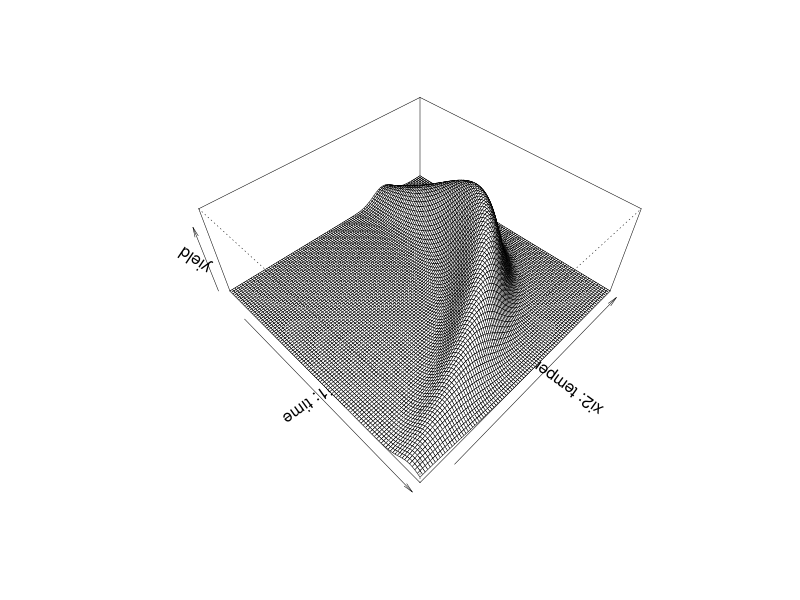
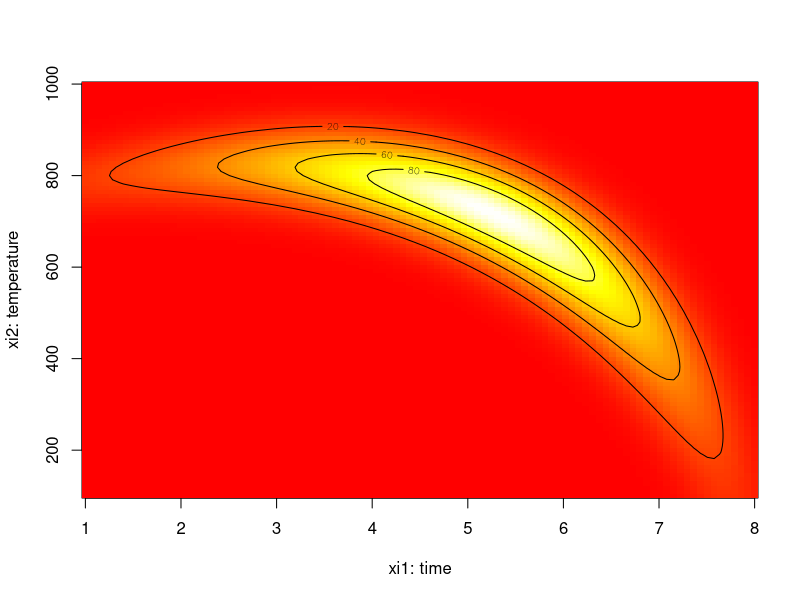

Here is the R script that generated these plots, in order:
## banana yield as a function of time and temperature

# 3D plot
yield <- function(xi1, xi2)
{
  xi1 <- 3 * xi1 - 15
  xi2 <- xi2 / 50 - 13
  xi1 <- cos(0.5) * xi1 - sin(0.5) * xi2
  xi2 <- sin(0.5) * xi1 + cos(0.5) * xi2
  y <- exp(-xi1^2 / 80 - 0.5 * (xi2 + 0.03 * xi1^2 - 40 * 0.03)^2)
  return(100 * y)
}

xi1 <- seq(1, 8, length=100)
xi2 <- seq(100, 1000, length=100)
g <- expand.grid(xi1, xi2)
y <- yield(g[, 1], g[, 2])
persp(xi1, xi2, matrix(y, ncol=length(xi2)), theta=45, phi=45,
      lwd=0.5, xlab="xi1: time", ylab="xi2: temperature",
      zlab="yield", expand=0.4)

# contour plot
cols <- heat.colors(128)
image(xi1, xi2, matrix(y, ncol=length(xi2)), col=cols,
      xlab="xi1: time", ylab="xi2: temperature")
contour(xi1, xi2, matrix(y, ncol=length(xi2)), nlevels=4, add=TRUE)